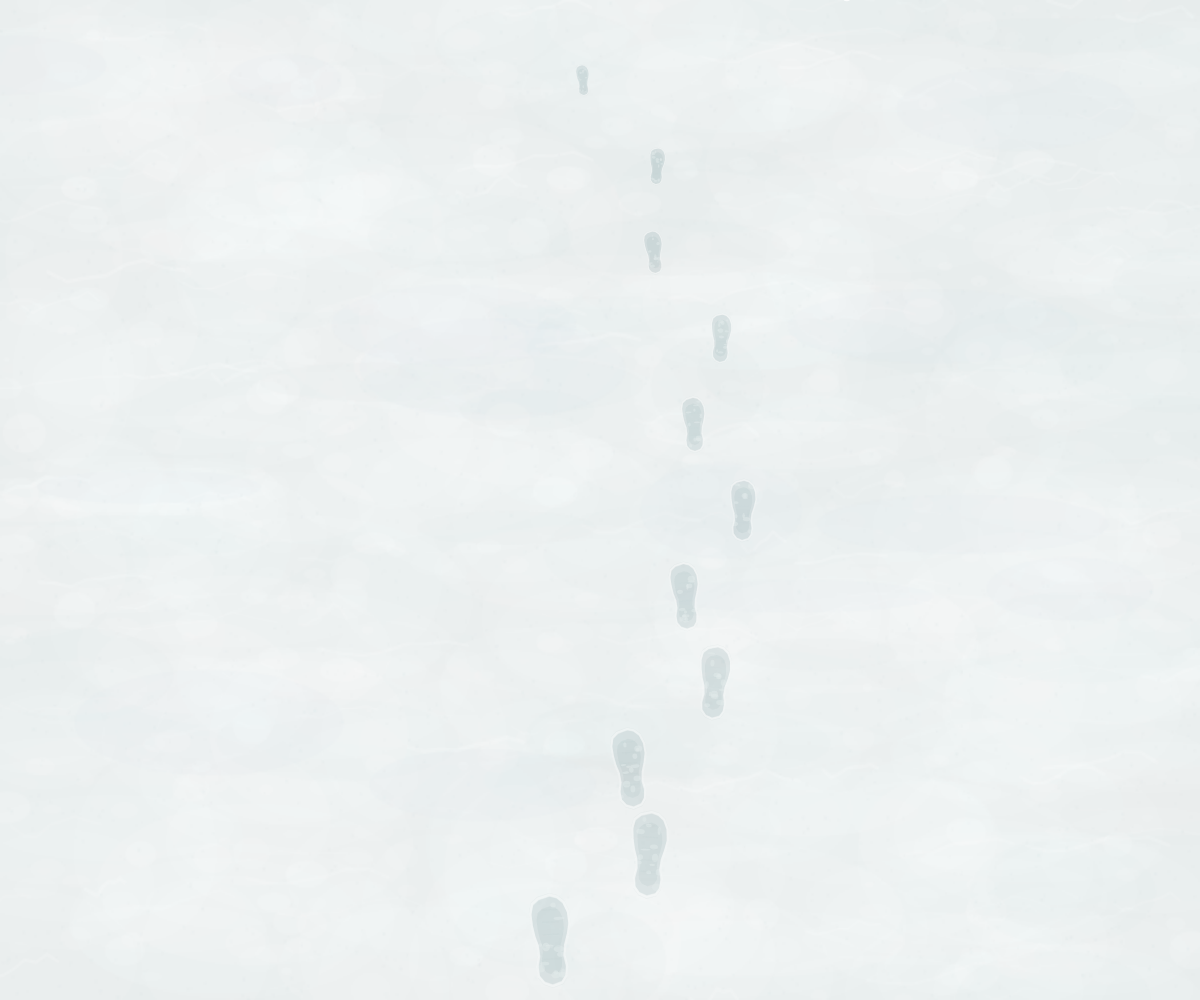
Frame 1 (no input)
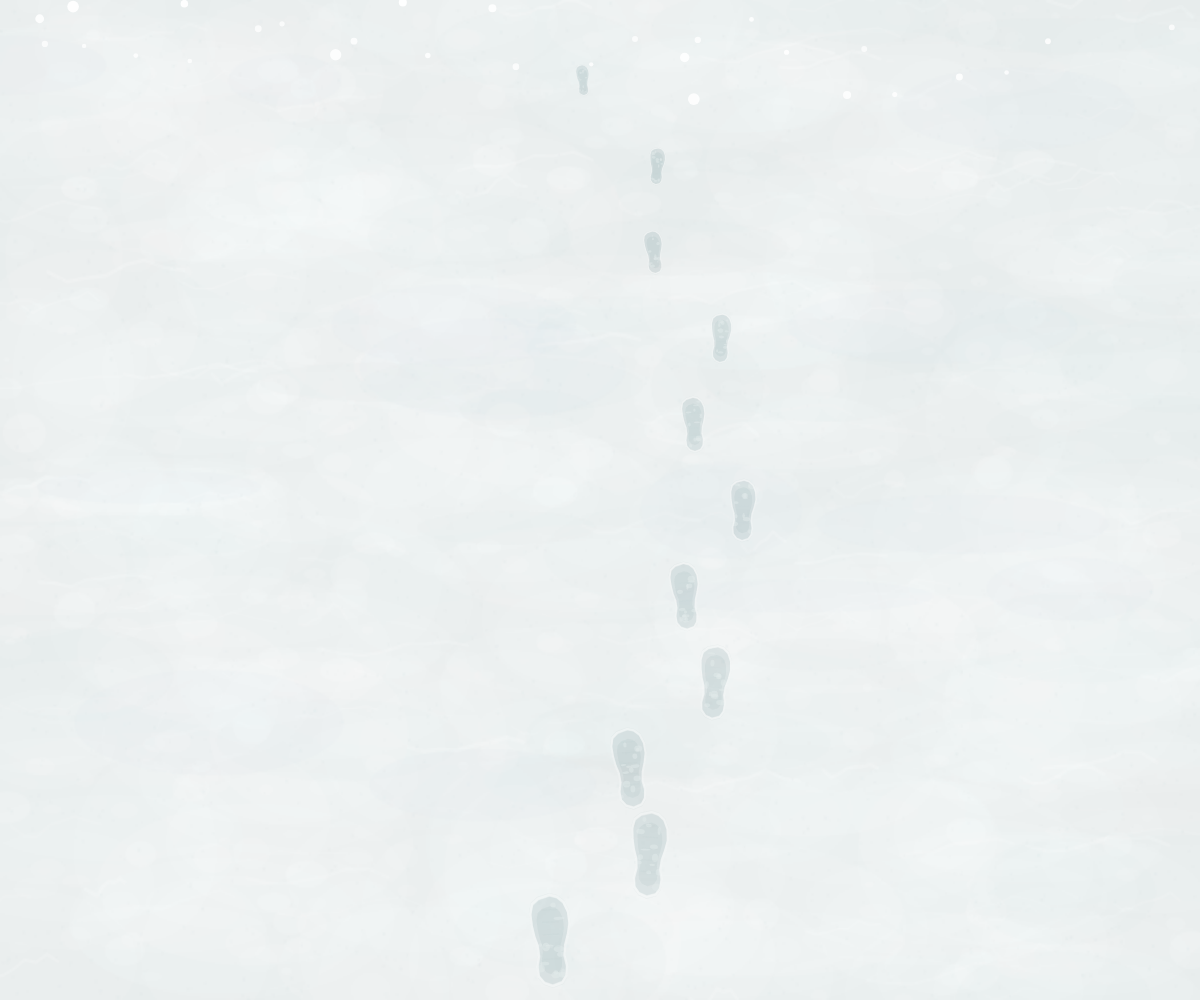
Frame 60 (no input)
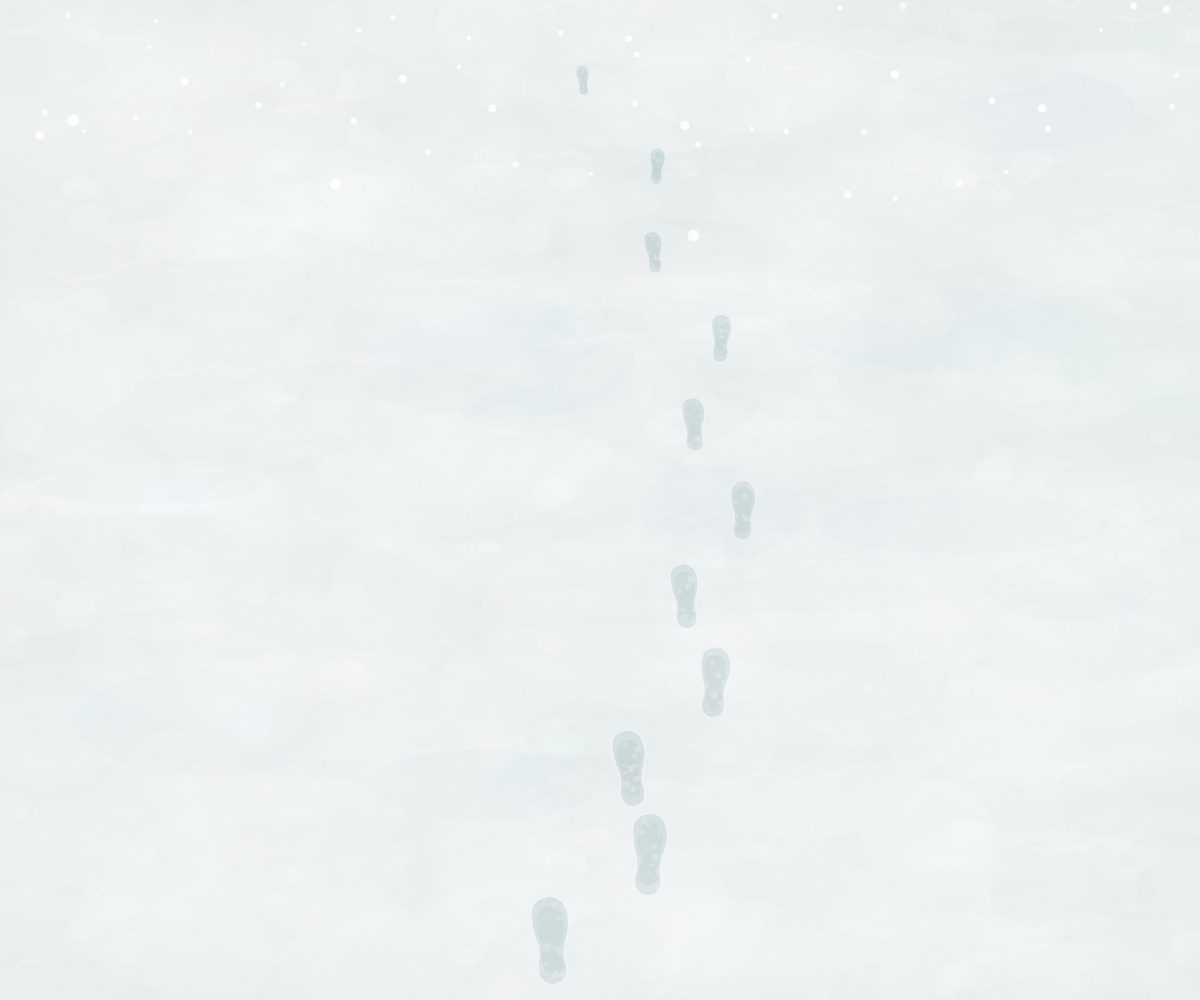
Frame 120 (the mouse pressed at the canvas centre since frame 60)

The p5.js sketch that drew these frames (run headless with seeded random() and noise() and a simulated clock; from frame 60 on, the mouse is pressed at the canvas centre):

// p5.js sketch
// ── sketch.js
let snow;
let footprints = [];
let fallingSnow = [];

const SEED = 20260930;

// ============================================================
// SETUP
// ============================================================

function setup() {
  createCanvas(windowWidth, windowHeight);

  pixelDensity(1);

  randomSeed(SEED);
  noiseSeed(SEED);

  createSnow();
  createFootprints();
  createFallingSnow();
}

// ============================================================
// DRAW
// ============================================================

function draw() {
  image(snow, 0, 0, width, height);

  for (let fp of footprints) {
    fp.update();
    fp.display();
  }

  drawFallingSnow();
}

// ============================================================
// CREATE FALLING SNOW
// ============================================================

function createFallingSnow() {
  fallingSnow = [];

  randomSeed(SEED + 100);

  // ==========================================================
  // NORMAL SNOW
  // ==========================================================

  for (let i = 0; i < 220; i++) {
    let column = i % 22;

    let row = floor(i / 22);

    let cellW = width / 22;

    let cellH = height / 10;

    let baseX = column * cellW + random(cellW * 0.15, cellW * 0.85);

    fallingSnow.push({
      baseX: baseX,

      x: baseX,

      y: row * cellH - height + random(cellH),

      size: random(4, 7),

      speed: random(0.9, 1.9),

      drift: random(0.2, 0.6),

      opacity: random(175, 230),

      phase: random(TWO_PI),
    });
  }

  // ==========================================================
  // MEDIUM SNOW
  // ==========================================================

  for (let i = 0; i < 55; i++) {
    let column = i % 11;

    let row = floor(i / 11);

    let cellW = width / 11;

    let cellH = height / 5;

    let baseX = column * cellW + random(cellW * 0.2, cellW * 0.8);

    fallingSnow.push({
      baseX: baseX,

      x: baseX,

      y: row * cellH - height + random(cellH),

      size: random(7, 10),

      speed: random(1.1, 2.1),

      drift: random(0.25, 0.7),

      opacity: random(190, 240),

      phase: random(TWO_PI),
    });
  }

  // ==========================================================
  // LARGE SNOW
  // ==========================================================

  for (let i = 0; i < 12; i++) {
    let column = i % 6;

    let row = floor(i / 6);

    let cellW = width / 6;

    let cellH = height / 2;

    let baseX = column * cellW + random(cellW * 0.25, cellW * 0.75);

    fallingSnow.push({
      baseX: baseX,

      x: baseX,

      y: row * cellH - height + random(cellH),

      size: random(10, 12),

      speed: random(1.3, 2.3),

      drift: random(0.3, 0.8),

      opacity: random(205, 245),

      phase: random(TWO_PI),
    });
  }

  randomSeed(SEED);
}

// ============================================================
// DRAW FALLING SNOW
// ============================================================

function drawFallingSnow() {
  noStroke();

  for (let flake of fallingSnow) {
    flake.y += flake.speed;

    flake.x = flake.baseX + sin(frameCount * 0.012 + flake.phase) * flake.drift;

    if (flake.y > height + 15) {
      flake.y = random(-100, -10);

      flake.x = flake.baseX;
    }

    if (flake.x < -15) {
      flake.x = width + 15;
    }

    if (flake.x > width + 15) {
      flake.x = -15;
    }

    fill(255, 255, 255, flake.opacity);

    ellipse(flake.x, flake.y, flake.size, flake.size);
  }
}

// ============================================================
// CREATE SNOW GROUND
// ============================================================

function createSnow() {
  snow = createGraphics(900, 650);

  snow.pixelDensity(1);

  snow.noiseSeed(SEED);

  // ==========================================================
  // BACKGROUND
  // ==========================================================

  snow.background(232, 237, 237);

  // ==========================================================
  // LARGE SOFT SNOW MASSES
  // ==========================================================

  snow.noStroke();

  randomSeed(SEED + 1);

  for (let i = 300; i--; ) {
    let x = random(snow.width);

    let y = random(snow.height);

    let w = random(80, 260);

    let h = random(30, 120);

    snow.fill(255, 255, 255, random(7, 20));

    snow.ellipse(x, y, w, h);
  }

  // ==========================================================
  // NATURAL SNOW SURFACE
  // ==========================================================

  randomSeed(SEED + 2);

  for (let i = 700; i--; ) {
    let x = random(snow.width);

    let y = random(snow.height);

    let size = random(5, 35);

    snow.fill(255, 255, 255, random(12, 38));

    snow.ellipse(x, y, size, size * random(0.4, 0.8));
  }

  // ==========================================================
  // SOFT SNOW RIDGES
  // ==========================================================

  randomSeed(SEED + 3);

  for (let i = 120; i--; ) {
    let x = random(snow.width);

    let y = random(snow.height);

    let w = random(30, 120);

    snow.noFill();

    snow.stroke(255, 255, 255, random(20, 50));

    snow.strokeWeight(random(1, 3));

    snow.beginShape();

    for (let j = 0; j < 8; j++) {
      let px = x + map(j, 0, 7, -w / 2, w / 2);

      let py = y + sin(j * 0.8 + random(1)) * random(2, 8);

      snow.vertex(px, py);
    }

    snow.endShape();
  }

  // ==========================================================
  // SMALL SNOW PARTICLES
  // ==========================================================

  randomSeed(SEED + 4);

  snow.noStroke();

  for (let i = 2500; i--; ) {
    let x = random(snow.width);

    let y = random(snow.height);

    let size = random(0.5, 2.2);

    snow.fill(215, 227, 229, random(15, 55));

    snow.ellipse(x, y, size, size);
  }

  // ==========================================================
  // SOFT BLUE-GRAY SHADOW CLOUDS
  // ==========================================================

  randomSeed(SEED + 5);

  for (let i = 55; i--; ) {
    let x = random(snow.width);

    let y = random(snow.height);

    snow.fill(170, 195, 200, random(4, 10));

    snow.ellipse(x, y, random(80, 220), random(20, 70));
  }
}

// ============================================================
// CREATE FOOTPRINT
// ============================================================

function createFootprints() {
  footprints = [];

  let count = 11;

  for (let i = 0; i < count; i++) {
    let t = i / (count - 1);

    let centerX = width * 0.5 + sin(t * PI * 1.05) * width * 0.1;

    let y = lerp(height * 0.08, height * 0.94, t);

    let side = i % 2 === 0 ? -1 : 1;

    let stepWidth = lerp(17, 30, t);

    let x = centerX + side * stepWidth;

    let scaleValue = lerp(0.38, 1.12, t);

    let rotation = side * 0.06 + sin(i * 2.1) * 0.025;

    footprints.push(new Footprint(x, y, scaleValue, rotation, i));
  }
}

// ============================================================
// FOOTPRINT CLASS
// ============================================================

class Footprint {
  constructor(x, y, scaleValue, rotation, index) {
    this.x = x;

    this.y = y;

    this.scale = scaleValue;

    this.rotation = rotation;

    this.index = index;

    // 叠加脚印

    this.overlay = null;

    // 是否开始消失

    this.removing = false;

    // 消失进度

    this.removeProgress = 0;

    // 记录叠加时间

    this.overlayTime = 0;
  }

  // ==========================================================
  // CLICK
  // 原始 → 叠加一次
  // ==========================================================

  step() {
    if (this.removing) {
      return;
    }

    if (this.overlay === null) {
      this.overlay = {
        x: this.x + 5,

        y: this.y + 3,

        scale: this.scale * 0.98,

        rotation: this.rotation + 0.015,
      };

      this.overlayTime = millis();
    }
  }

  // ==========================================================
  // UPDATE
  // ==========================================================

  update() {
    // 叠加之后等待约 100ms

    if (this.overlay !== null && !this.removing) {
      if (millis() - this.overlayTime >= 100) {
        this.removing = true;

        this.removeProgress = 0;
      }
    }

    // --------------------------------------------------------
    // 自动消失
    // --------------------------------------------------------

    if (this.removing) {
      this.removeProgress += 0.035;

      if (this.removeProgress >= 1) {
        this.removeProgress = 1;
      }
    }
  }

  // ==========================================================
  // DISPLAY
  // ==========================================================

  display() {
    let amount = 1;

    if (this.removing) {
      amount = 1 - smoothStep(this.removeProgress);
    }

    // ========================================================
    // ORIGINAL
    // ========================================================

    if (amount > 0) {
      push();

      translate(this.x, this.y);

      rotate(this.rotation);

      scale(this.scale);

      drawRealFootprint(amount, this.index);

      pop();
    }

    // ========================================================
    // OVERLAY
    // ========================================================

    if (this.overlay !== null && amount > 0) {
      push();

      translate(this.overlay.x, this.overlay.y);

      rotate(this.overlay.rotation);

      scale(this.overlay.scale);

      drawRealFootprint(amount, this.index + 50);

      pop();
    }
  }
}

// ============================================================
// DRAW REAL FOOTPRINT
// ============================================================

function drawRealFootprint(amount, index) {
  if (amount <= 0) {
    return;
  }

  push();

  // ==========================================================
  // SHOE SILHOUETTE
  // ==========================================================

  let silhouette = [
    [-11, -39],
    [-17, -34],
    [-19, -25],
    [-18, -14],
    [-16, -4],
    [-13, 5],
    [-12, 15],
    [-14, 25],
    [-13, 34],
    [-8, 40],
    [0, 43],
    [9, 40],
    [13, 34],
    [14, 25],
    [12, 15],
    [13, 5],
    [16, -5],
    [18, -15],
    [17, -26],
    [13, -35],
    [7, -40],
    [0, -42],
  ];

  // ==========================================================
  // MAIN DEPRESSION
  // ==========================================================

  noStroke();

  fill(137, 163, 169, 20 * amount);

  beginShape();

  for (let p of silhouette) {
    vertex(p[0], p[1]);
  }

  endShape(CLOSE);

  // ==========================================================
  // INNER SHADOW
  // ==========================================================

  fill(116, 148, 156, 31 * amount);

  beginShape();

  for (let p of silhouette) {
    vertex(p[0] * 0.88, p[1] * 0.92);
  }

  endShape(CLOSE);

  // ==========================================================
  // DEEP CENTER
  // ==========================================================

  fill(105, 139, 148, 18 * amount);

  beginShape();

  for (let p of silhouette) {
    vertex(p[0] * 0.65, p[1] * 0.72);
  }

  endShape(CLOSE);

  // ==========================================================
  // SNOW INSIDE
  // ==========================================================

  drawSnowInside(amount, index);

  // ==========================================================
  // SNOW RIDGE
  // ==========================================================

  noFill();

  stroke(255, 255, 255, 100 * amount);

  strokeWeight(2.2);

  beginShape();

  for (let p of silhouette) {
    vertex(p[0] * 0.94, p[1] * 0.96);
  }

  endShape(CLOSE);

  // ==========================================================
  // SOLE TEXTURE
  // ==========================================================

  stroke(184, 204, 207, 25 * amount);

  strokeWeight(1);

  for (let i = -2; i <= 2; i++) {
    line(
      -7,
      i * 11 - 5,

      7,
      i * 11 - 5,
    );
  }

  pop();
}

// ============================================================
// SNOW INSIDE FOOTPRINT
// ============================================================

function drawSnowInside(amount, index) {
  randomSeed(SEED + index * 100);

  noStroke();

  for (let i = 0; i < 13; i++) {
    let x = random(-11, 11);

    let y = random(-34, 34);

    let w = random(3, 10);

    let h = random(2, 8);

    fill(226, 235, 235, 125 * amount);

    ellipse(x, y, w, h);
  }

  randomSeed(SEED);
}

// ============================================================
// MOUSE
// ============================================================

function mousePressed() {
  checkFootprint(mouseX, mouseY);

  return false;
}

// ============================================================
// TOUCH
// ============================================================

function touchStarted() {
  if (touches.length > 0) {
    checkFootprint(touches[0].x, touches[0].y);
  }

  return false;
}

// ============================================================
// CHECK FOOTPRINT
// ============================================================

function checkFootprint(px, py) {
  for (let i = footprints.length - 1; i >= 0; i--) {
    let fp = footprints[i];

    if (fp.removing) {
      continue;
    }

    let dx = px - fp.x;

    let dy = py - fp.y;

    let distance = sqrt(dx * dx + dy * dy);

    let hitRadius = 48 * fp.scale;

    if (distance < hitRadius) {
      fp.step();

      break;
    }
  }
}

// ============================================================
// SMOOTH STEP
// ============================================================

function smoothStep(t) {
  t = constrain(t, 0, 1);

  return t * t * (3 - 2 * t);
}

// ============================================================
// RESIZE
// ============================================================

function windowResized() {
  resizeCanvas(windowWidth, windowHeight);

  createSnow();
  createFootprints();
  createFallingSnow();
}
